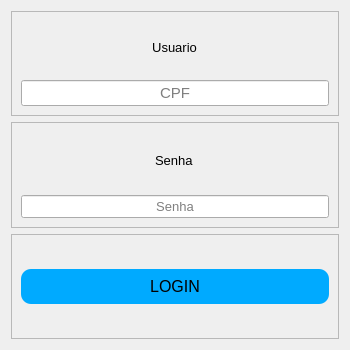
<?xml version="1.0" encoding="UTF-8"?>
<ui version="4.0">
 <class>Login</class>
 <widget class="QDialog" name="Login">
  <property name="geometry">
   <rect>
    <x>0</x>
    <y>0</y>
    <width>350</width>
    <height>350</height>
   </rect>
  </property>
  <property name="minimumSize">
   <size>
    <width>350</width>
    <height>350</height>
   </size>
  </property>
  <property name="maximumSize">
   <size>
    <width>350</width>
    <height>350</height>
   </size>
  </property>
  <property name="font">
   <font>
    <pointsize>10</pointsize>
   </font>
  </property>
  <property name="cursor">
   <cursorShape>PointingHandCursor</cursorShape>
  </property>
  <property name="windowTitle">
   <string>Dialog</string>
  </property>
  <layout class="QVBoxLayout" name="verticalLayout_7">
   <item>
    <widget class="QFrame" name="frame_2">
     <property name="frameShape">
      <enum>QFrame::StyledPanel</enum>
     </property>
     <property name="frameShadow">
      <enum>QFrame::Raised</enum>
     </property>
     <layout class="QVBoxLayout" name="verticalLayout_6">
      <item alignment="Qt::AlignHCenter|Qt::AlignVCenter">
       <widget class="QLabel" name="label_4">
        <property name="font">
         <font>
          <pointsize>10</pointsize>
         </font>
        </property>
        <property name="text">
         <string>Usuario</string>
        </property>
        <property name="alignment">
         <set>Qt::AlignCenter</set>
        </property>
       </widget>
      </item>
      <item>
       <widget class="QLineEdit" name="usuarioButton_2">
        <property name="font">
         <font>
          <pointsize>11</pointsize>
         </font>
        </property>
        <property name="styleSheet">
         <string notr="true">color: rgb(0, 0, 0);</string>
        </property>
        <property name="alignment">
         <set>Qt::AlignCenter</set>
        </property>
        <property name="placeholderText">
         <string>CPF</string>
        </property>
       </widget>
      </item>
     </layout>
    </widget>
   </item>
   <item>
    <widget class="QFrame" name="frame_3">
     <property name="maximumSize">
      <size>
       <width>350</width>
       <height>350</height>
      </size>
     </property>
     <property name="frameShape">
      <enum>QFrame::StyledPanel</enum>
     </property>
     <property name="frameShadow">
      <enum>QFrame::Raised</enum>
     </property>
     <layout class="QVBoxLayout" name="verticalLayout_5">
      <item alignment="Qt::AlignHCenter|Qt::AlignVCenter">
       <widget class="QLabel" name="label_3">
        <property name="font">
         <font>
          <pointsize>10</pointsize>
         </font>
        </property>
        <property name="text">
         <string>Senha</string>
        </property>
       </widget>
      </item>
      <item>
       <widget class="QLineEdit" name="senhaButton_2">
        <property name="font">
         <font>
          <pointsize>10</pointsize>
         </font>
        </property>
        <property name="styleSheet">
         <string notr="true">color: rgb(0, 0, 0);</string>
        </property>
        <property name="echoMode">
         <enum>QLineEdit::Password</enum>
        </property>
        <property name="alignment">
         <set>Qt::AlignCenter</set>
        </property>
        <property name="placeholderText">
         <string>Senha</string>
        </property>
       </widget>
      </item>
     </layout>
    </widget>
   </item>
   <item>
    <widget class="QFrame" name="frame_4">
     <property name="frameShape">
      <enum>QFrame::StyledPanel</enum>
     </property>
     <property name="frameShadow">
      <enum>QFrame::Raised</enum>
     </property>
     <layout class="QVBoxLayout" name="verticalLayout_4">
      <item>
       <widget class="QPushButton" name="loginButton_2">
        <property name="font">
         <font>
          <pointsize>12</pointsize>
         </font>
        </property>
        <property name="cursor">
         <cursorShape>PointingHandCursor</cursorShape>
        </property>
        <property name="styleSheet">
         <string notr="true">QPushButton{

background-color: rgb(0, 170, 255);
border-radius:10px;
padding: 8px;

}

QPushButton:hover{
background-color: rgb(0, 255, 127);

}</string>
        </property>
        <property name="text">
         <string>LOGIN</string>
        </property>
       </widget>
      </item>
     </layout>
    </widget>
   </item>
  </layout>
 </widget>
 <resources/>
 <connections/>
</ui>
